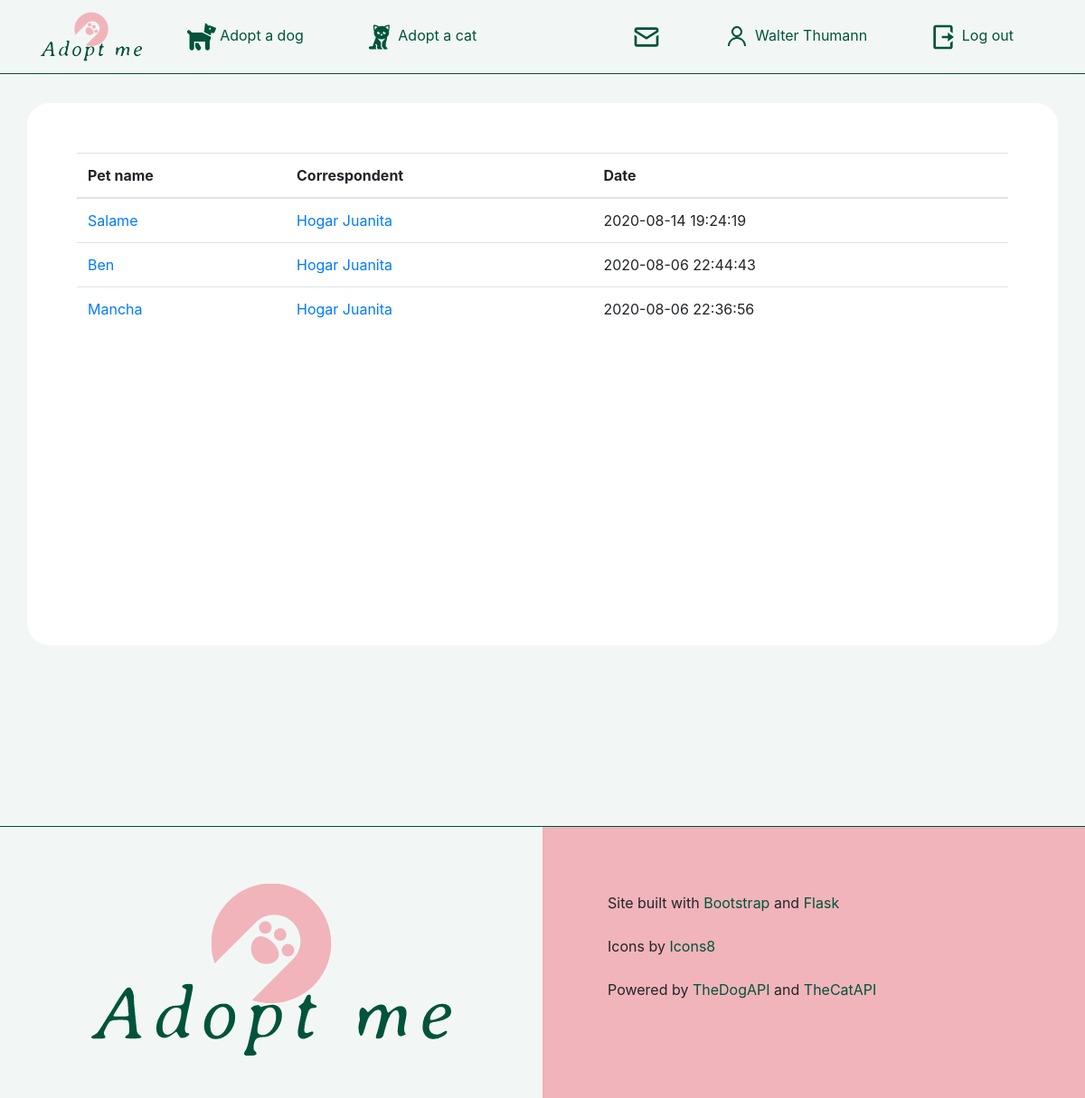
Page /messages (signed in) on the committed database.
### tables this page shows
CREATE TABLE "threads" (
	"id"	integer PRIMARY KEY AUTOINCREMENT,
	"user1"	INTEGER,
	"user2"	INTEGER,
	"latest"	DATETIME,
	"subject"	TEXT,
	FOREIGN KEY("user1") REFERENCES "users"("id"),
	FOREIGN KEY("user2") REFERENCES "users"("id")
);

### app.py (the view)
@app.route('/messages')
@login_required
def message_threads():
    user = session.get("user")
    user_id = session.get("user_id")
    unread_messages = session.get("unread_messages")
    db = sqlite3.connect('app.db')
    c = db.cursor()
    threads = c.execute('''
        SELECT t.*, CASE u.shelter
		WHEN 'No' then u.firstname || ' ' || u.lastname
		WHEN 'Yes' then u.sheltername
		END as counterpart_name
		FROM (
        SELECT id, user2 as counterpart, latest, subject from threads where user1 = ?
        union all
        SELECT id, user1 as counterpart, latest, subject from threads where user2 = ?
        ) t
        LEFT JOIN users u on u.id = t.counterpart
        ORDER BY latest DESC
    ''', (user_id, user_id)).fetchall()
    unread_threads = []
    rows = c.execute("SELECT DISTINCT thread_id FROM messages WHERE read IS NULL AND sender <> ?", (user_id, )).fetchall()
    for row in rows:
        unread_threads.append(row[0])
    db.close()
    return render_template("threads.html", user=user, unread_messages=unread_messages, threads=threads, unread_threads=unread_threads)

### app.py (called while the page is built)
@app.after_request
def after_request(response):
    response.headers['Cache-Control'] = 'no-cache, no-store, must-revalidate'
    response.headers['Expires'] = 0
    response.headers['Pragma'] = 'no-cache'
    return response

### helpers.py (called while the page is built)
def login_required(f):
    @wraps(f)
    def decorated_function(*args, **kwargs):
        if session.get("user") is None:
            return redirect("/login")
        return f(*args, **kwargs)
    return decorated_function

### templates/threads.html (shortened to what this page needs)
{% extends "layout.html" %}
{% block main %}
<div class="container account">
    <table class="table">
        <thead>
            <tr>
                <th scope="col">Pet name</th>
                <th scope="col">Correspondent</th>
                <th scope="col">Date</th>
            </tr>
        </thead>
        <tbody>
        {% for thread in threads %}
            {% if thread[0] in unread_threads %}
            <tr class="pink-bg">
            {% else %}
            <tr>
            {% endif %}
                <td><a href="/messages/{{thread[0]}}" >{{ thread[3] }}</a></td>
                <td><a href="/members/{{thread[1]}}" >{{ thread[4] }}</td>
                <td>{{ thread[2][:19] }}</td>
            </tr>
        {% endfor %}
        </tbody>
    </table>
</div>
{% endblock %}

### static/css/style.css (style rules this page uses)
body { background-color: #f2f7f5; color: #475d5b; }
.account { height: 100%; -ms-flex-align: center; align-items: center; padding-top: 40px; padding-bottom: 40px; padding: 55px; background-color: #FFF; border-radius: 25px; width: 100%; margin: auto; margin-top: 32px; margin-bottom: 32px; min-height: 600px; }

### rows in the picture
threads: subject "Salame", thread "Hogar Juanita", latest "2020-08-14 19:24:19"
threads: subject "Ben", thread "Hogar Juanita", latest "2020-08-06 22:44:43"
threads: subject "Mancha", thread "Hogar Juanita", latest "2020-08-06 22:36:56"

### other values in the picture
{{ user }} "Walter Thumann"
